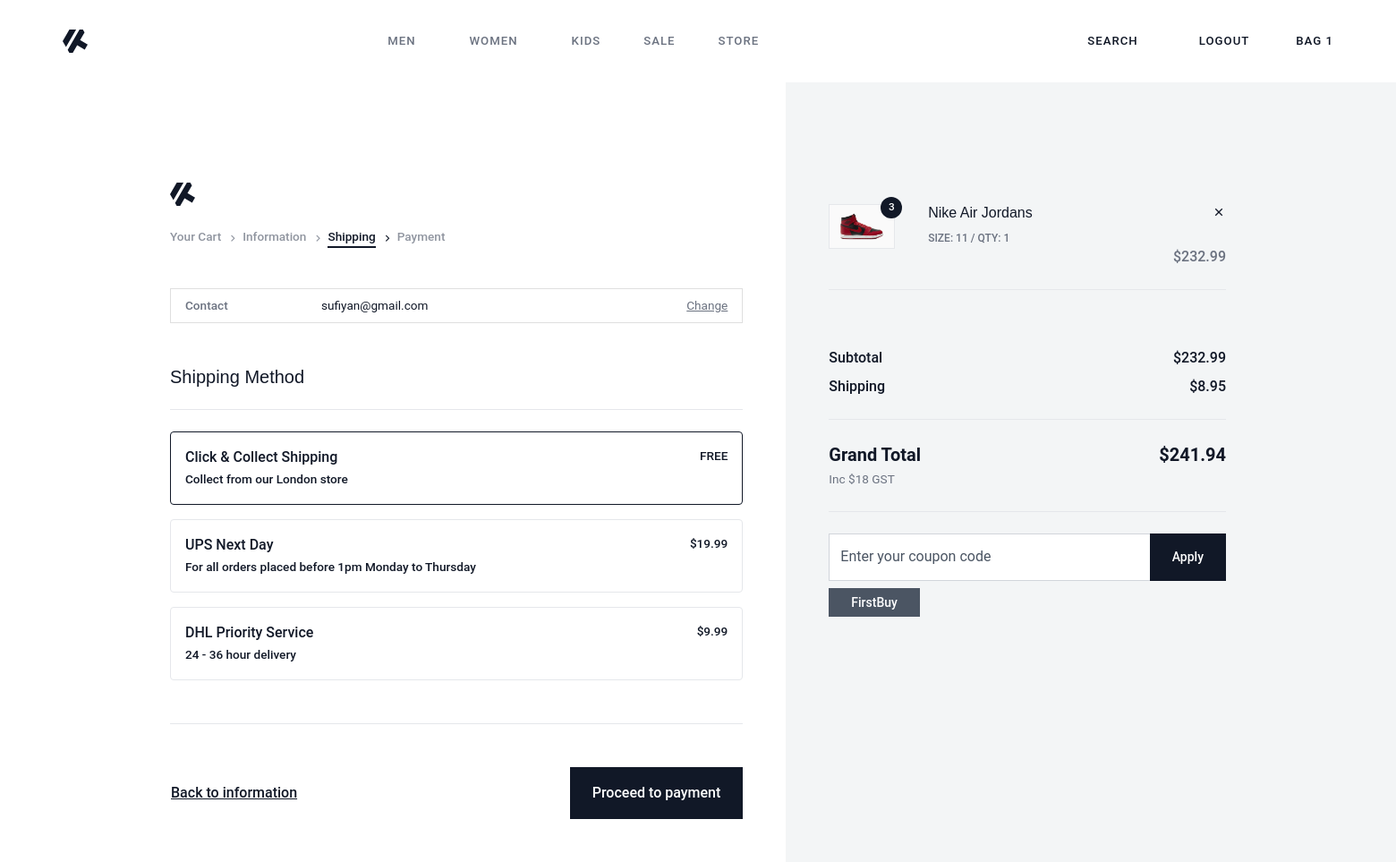
Before: /checkout_shipping/ (signed in) with the older database file.
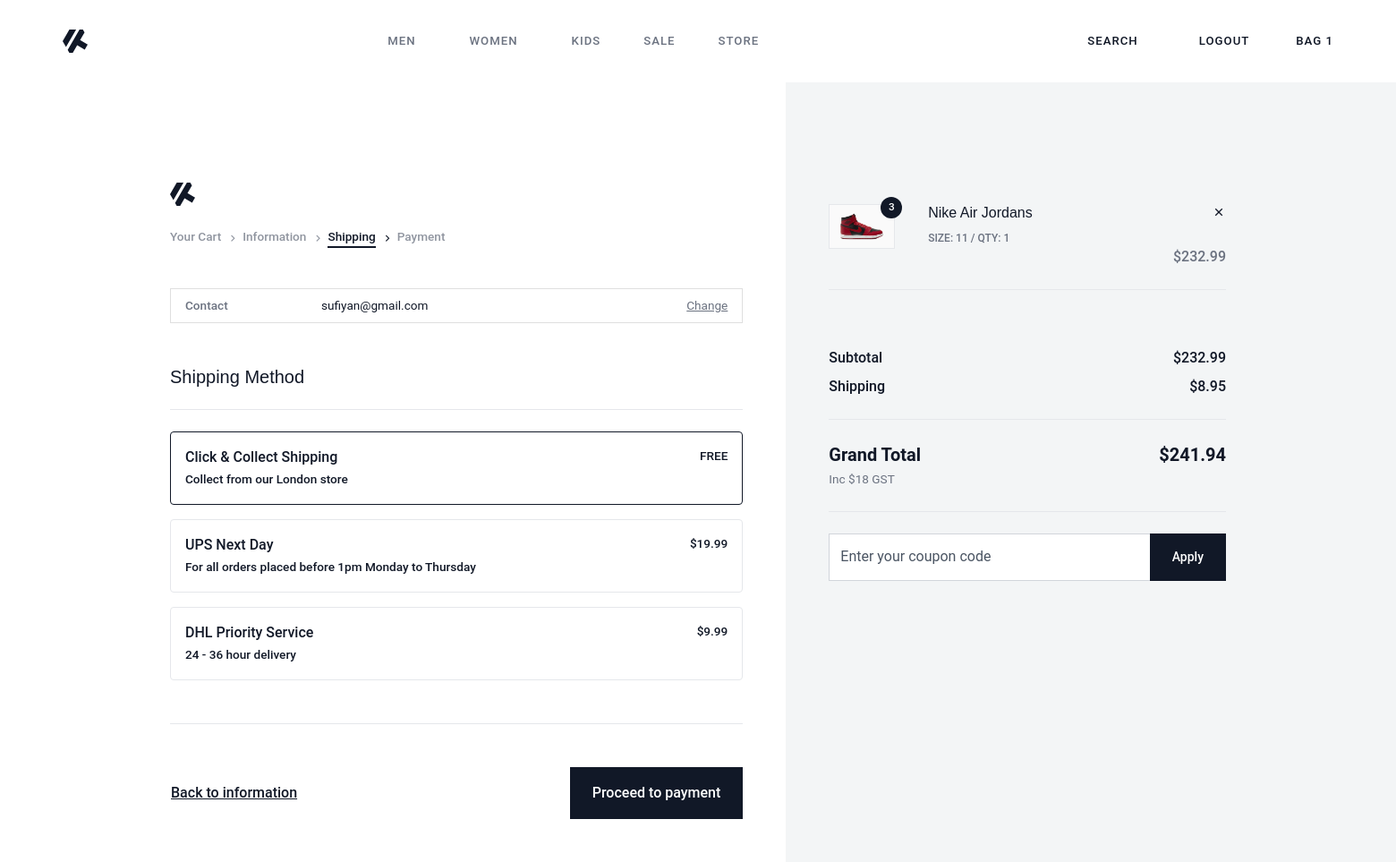
After: the same page with the newer database file.
### store_app/models.py (models this page shows, shortened)
class Cart(models.Model):
    user = models.ForeignKey(Account,on_delete=models.CASCADE)
    coupon = models.ForeignKey(Coupon,on_delete=models.SET_NULL,null=True,blank=True)
    is_paid = models.BooleanField(default=False)
    def get_cart_total(self):
        cart_items = CartItems.objects.filter(cart__user=self.user)
        price = []
        for cart_item in cart_items:
            price.append(cart_item.product.price)
            if cart_item.color_variant:
                color_variant_price = cart_item.color_variant.price
                price.append(color_variant_price)
            if cart_item.size_variant:
                size_variant_price = cart_item.size_variant.price
                price.append(size_variant_price)
        total_price = sum(price)
        if total_price <= 0:
            total_price = 0
            return 0
        if self.coupon:
            if total_price > self.coupon.minimum_amount and not self.coupon.is_expired:
                total_price = total_price - self.coupon.discount_amount
                return round(total_price + 18,2)
        return round(total_price + 18, 2)

class Coupon(models.Model):
    coupon_name = models.CharField(max_length=50)
    minimum_amount = models.IntegerField(default=500)
    discount_amount = models.IntegerField(default=100)
    is_expired = models.BooleanField(default=False)

class CartItems(models.Model):
    cart = models.ForeignKey(Cart,on_delete=models.CASCADE,related_name="cart_items")
    product = models.ForeignKey(Product,on_delete=models.SET_NULL,null=True,blank=True)
    color_variant = models.ForeignKey(ColorVariant,on_delete=models.SET_NULL,null=True,blank=True)
    size_variant = models.ForeignKey(SizeVariant,on_delete=models.SET_NULL,null=True,blank=True)
    def get_product_price(self):
        price = [self.product.price]
        if self.color_variant:
            color_variant_price = self.color_variant.price
            price.append(color_variant_price)
        if self.size_variant:
            size_variant_price = self.size_variant.price
            price.append(size_variant_price)
        total_price = sum(price)
        if total_price <= 0:
            total_price = 0
            return 0
        return round(total_price + 18, 2)

class Product(models.Model):
    product_name = models.CharField(max_length=100)
    price = models.FloatField()
    product_image = models.ImageField(upload_to="Product_Images")
    product_slug = models.SlugField(max_length=50,unique=True)
    color_variant = models.ManyToManyField(ColorVariant,blank=True)
    size_variant = models.ManyToManyField(SizeVariant,blank=True)
    stock=models.IntegerField()
    is_available=models.BooleanField(default=True)
    category=models.ForeignKey(Category,on_delete=models.CASCADE)
    brand = models.ForeignKey(Brand,on_delete=models.CASCADE,null=True,blank=True)
    created_date=models.DateTimeField(auto_now_add=True)
    modified_date=models.DateTimeField(auto_now=True)

class SizeVariant(models.Model):
    size_name = models.CharField(max_length=100)
    price = models.IntegerField(default=0)
    def __str__(self):
        return self.size_name

### account/models.py (models this page shows, shortened)
class Account(AbstractBaseUser):
    first_name=models.CharField(max_length=100)
    last_name=models.CharField(max_length=100)
    email=models.EmailField(max_length=100,unique=True)
    phone_number=models.CharField(max_length=20)
    address=models.TextField(max_length=500)
    country=models.CharField(max_length=20,null=True,blank=True)
    state=models.CharField(max_length=20,null=True,blank=True)
    zip_code=models.CharField(max_length=20,null=True,blank=True)
    date_joined=models.DateTimeField(auto_now_add=True)
    last_login=models.DateTimeField(auto_now_add=True)
    is_admin=models.BooleanField(default=False)
    is_staff=models.BooleanField(default=False)
    is_active=models.BooleanField(default=False)
    USERNAME_FIELD='email'
    REQUIRED_FIELDS=['first_name','last_name']
    objects=MyAccountManager()
    @property
    def get_cart_count(self):
        from store_app.models import CartItems
        return CartItems.objects.filter(cart__is_paid=False,cart__user=self.id).count()
    @property
    def get_cart_items(self):
        from store_app.models import CartItems,Cart
        cart_items = CartItems.objects.filter(cart__is_paid=False,cart__user = self.id)
        cart = Cart.objects.filter(user=self.id).first()
        return cart_items

### store_app/views.py (the view)
# urls.py: path("checkout_shipping/",views.checkout_shipping,name="checkout_shipping"),
@login_required(login_url="login")
def checkout_shipping(request):
    cart_items = CartItems.objects.filter(cart__is_paid=False,cart__user = request.user)
    cart = Cart.objects.filter(user=request.user).first()
    grand_total = cart.get_cart_total() + 8.95
    context = {
        "cart_items":cart_items,
        "cart":cart,
        "grand_total":round(grand_total,2)
    }
    return render(request,'checkout_pages/checkout-shipping.html',context)

### templates/checkout_pages/checkout-shipping.html (shortened to what the changed rows need)
{% extends "base.html" %}
{% load static %}
{% block content %}
    <section class="mt-0  vh-lg-100">
        <div class="container">
            <div class="row g-0 vh-lg-100">
                <div class="col-12 col-lg-5 bg-light pt-lg-10 aside-checkout pb-5 pb-lg-0 my-5 my-lg-0">
                    <div class="p-4 py-lg-0 pe-lg-0 ps-lg-5">
                        <div class="py-4 border-bottom">
                            <div class="d-flex justify-content-between align-items-center mb-2">
                                <p class="m-0 fw-bolder fs-6">Subtotal</p>
                                <p class="m-0 fs-6 fw-bolder">${{cart.get_cart_total}}</p>
                            </div>
                        </div>
                        <div class="py-4">
                            <form method='POST' action="{% url "cart" %}?next_page=checkout_shipping">
                              <div class="input-group mb-0">
                                  <input type="text" class="form-control" name="coupon" placeholder="Enter your coupon code">
                                  <button class="btn btn-dark btn-sm px-4">Apply</button>
                              </div>
                              {% if cart.coupon %}
                              <a href="{% url "remove_coupon" cart.id %}?next_page=checkout" class="btn btn-secondary btn-sm px-4 py-2 my-2">{{cart.coupon.coupon_name}}</a>
                              {% endif %}
                            </form>
                          </div>
                    </div>
                </div>
            </div>
        </div>
    </section>
{% endblock %}

Changed rows visible on the page:
changed Cart: coupon_id 1 → empty (drawn); coupon.coupon_name "FirstBuy" → (not shown)
